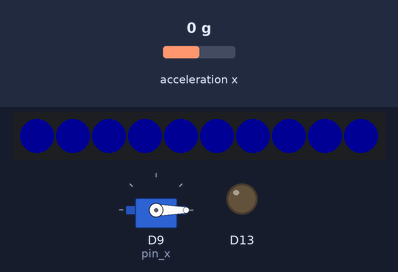
This sketch was run on a simulated Adafruit Circuit Playground Express. On the bench: 10 RGB LEDs in strip order, left to right, servo, output pins drawn as LEDs (lit = HIGH). The inputs (shaded band) are chosen by the test bench; at power-on: acceleration x 0 g. Dim RGB values are drawn brighter than linear.

Above: at 1.8 s.
1.9 s: acceleration x set to 0.3 g
At 3.2 s:
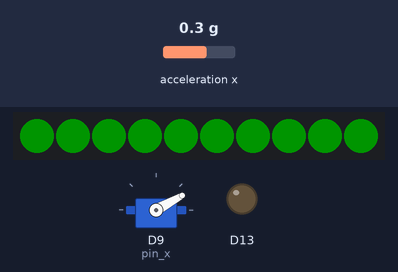
4.9 s: acceleration x set to -1.4 g
At 7.0 s:
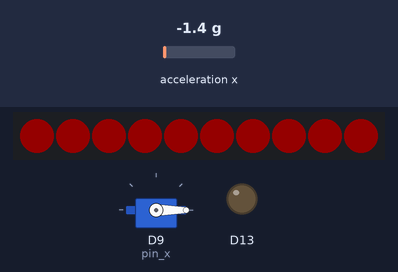
8.1 s: acceleration x set to -0.2 g
10.4 s: acceleration x set to 0.1 g
At 11.1 s:
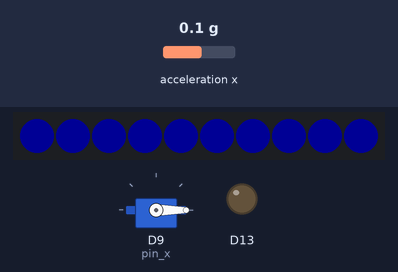
12.2 s: acceleration x set to -0.8 g
At 14.1 s:
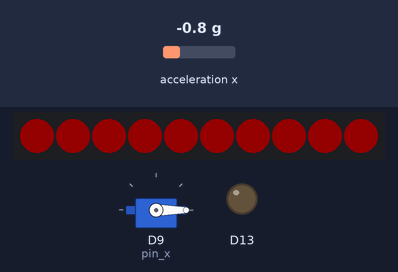
Timing chart, 0 to 15.2 s (numbered marks = the images above; inputs shaded):
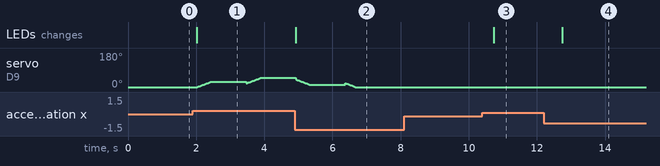

Measured:
- the behaviour switches between 0.1 and 0.2 g on acceleration x (found by bisection; images 0 and 1)
- the behaviour switches between -0.1 and 0 g on acceleration x (found by bisection; images 2 and 3)
- after the input at 1.9 s, the LEDs: change after 0.11 s (image 1)
- after the input at 4.9 s, the LEDs: change at once (image 2)
- after the input at 8.1 s, every drawn part: stays the same
- after the input at 10.4 s, the LEDs: change after 0.33 s (image 3)
- after the input at 12.2 s, the LEDs: change after 0.54 s (image 4)

The sketch:

x_servo_motion_control.ino
```cpp
// Name: x_servo_motion_control
// Lights indicate the x value and the attached motor moves in a determined direction
// based on the x value.

#include <Adafruit_CircuitPlayground.h>
#include <Servo.h>

float X;
Servo servo_x;
int pin_x = 9; // A2 pin for servo x
int cur_servo_val_x = 0;

void setup() {
  CircuitPlayground.begin();
  servo_x.attach(pin_x);
  servo_x.write(0);
  Serial.begin(9600);
}

void loop() {
  X = CircuitPlayground.motionX();

  if (X > 1) {
    for (int i = 0; i < 10; i++) CircuitPlayground.setPixelColor(i, 0, 255, 0);
    for (int i = 0; i < 30; i++) {
      servo_x.write(cur_servo_val_x + i);
      delay(15);
    } cur_servo_val_x += 20;
  } else if (X < 0) {
    for (int i = 0; i < 10; i++) CircuitPlayground.setPixelColor(i, 255, 0, 0);
    for (int i = 0; i < 30; i++) {
      servo_x.write(cur_servo_val_x - i);
      delay(15);
    } cur_servo_val_x -= 20;
  } else {
    for (int i = 0; i < 10; i++) CircuitPlayground.setPixelColor(i, 0, 0, 255);
  }

  delay(1000);
}
```
